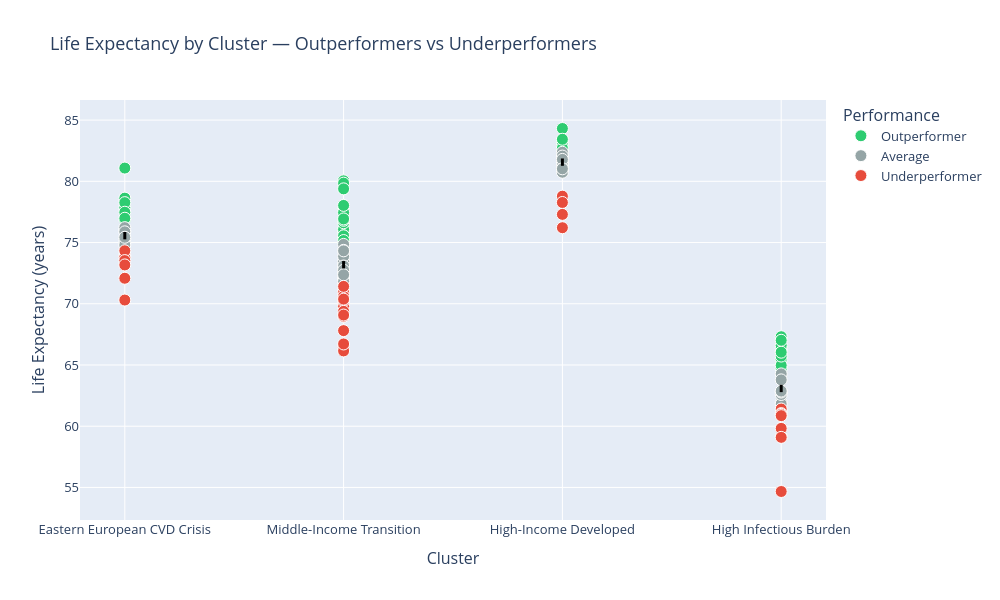

Notebook code cell kept with this figure:
### Code cell
# === VISUALISE: LE VS CLUSTER EXPECTED ===

fig = px.scatter(
    df_cluster_f,
    x='Cluster_Label', y=TARGET,
    color='Performance',
    hover_name='Country',
    hover_data=['Continent', 'LE_Residual'],
    color_discrete_map={
        'Outperformer':   '#2ecc71',
        'Average':        '#95a5a6',
        'Underperformer': '#e74c3c'
    },
    title='Life Expectancy by Cluster — Outperformers vs Underperformers',
    width=1000, height=600,
    category_orders={'Performance': ['Outperformer', 'Average', 'Underperformer']}
)

for cluster_id in sorted(df_cluster_f['Cluster'].unique()):
    label   = CLUSTER_LABELS[cluster_id]
    mean_le = cluster_stats.loc[cluster_id, 'mean']
    fig.add_shape(type='line', x0=label, x1=label,
                  y0=mean_le - 0.3, y1=mean_le + 0.3,
                  line=dict(color='black', width=3))

fig.update_traces(marker=dict(size=12, line=dict(width=1, color='white')))
fig.update_layout(xaxis_title='Cluster', yaxis_title='Life Expectancy (years)', font=dict(size=13))
fig.show()

### Figure 1 — Plotly figure (JSON) as saved in the notebook; plotly's stock layout.template omitted (floating-point values rounded to 4 significant figures)
{"data": [{"customdata": [["Europe", 3.06], ["Africa", 2.14], ["Oceania", 1.6], ["Europe", 1.34], ["South America", 1.84], ["South America", 6.85], ["Asia", 4.52], ["South America", 2.79], ["North America", 6.66], ["Europe", 2.28], ["South America", 2.57], ["Europe", 2.7], ["Africa", 2.36], ["Europe", 0.94], ["Europe", 5.52], ["Asia", 2.84], ["Asia", 1.08], ["Europe", 1.28], ["Asia", 2.75], ["Asia", 2.89], ["Asia", 4.26], ["Africa", 1.61], ["Asia", 2.36], ["Asia", 6.2], ["Europe", 1.13], ["Africa", 4.22], ["Asia", 3.03], ["Europe", 1.25], ["Asia", 3.31], ["North America", 4.84], ["South America", 2.36], ["Europe", 1.91], ["Africa", 3.52], ["Europe", 1.42], ["Africa", 1.89], ["Asia", 1.8], ["Europe", 1.37], ["Asia", 3.43], ["Europe", 1.13], ["Europe", 1.87], ["Africa", 2.64], ["Asia", 3.63], ["Africa", 1.98], ["Asia", 3.74], ["Africa", 2.96], ["Asia", 3.93]], "hovertemplate": "<b>%{hovertext}</b><br><br>Performance=Outperformer<br>Cluster_Label=%{x}<br>Life Expectancy=%{y}<br>Continent=%{customdata[0]}<br>LE_Residual=%{customdata[1]}<extra></extra>", "hovertext": ["Albania", "Algeria", "Australia", "Bosnia and Herzegovina", "Brazil", "Chile", "China", "Colombia", "Costa Rica", "Croatia", "Ecuador", "Estonia", "Ethiopia", "France", "Greece", "Iran", "Israel", "Italy", "Japan", "Jordan", "Lebanon", "Malawi", "Malaysia", "Maldives", "Malta", "Mauritania", "Myanmar", "Norway", "Pakistan", "Panama", "Peru", "Poland", "Rwanda", "Slovakia", "South Africa", "South Korea", "Spain", "Sri Lanka", "Sweden", "Switzerland", "Tanzania", "Thailand", "Tunisia", "Türkiye", "Uganda", "Yemen"], "legendgroup": "Outperformer", "marker": {"color": "#2ecc71", "line": {"color": "white", "width": 1}, "size": 12, "symbol": "circle"}, "mode": "markers", "name": "Outperformer", "orientation": "v", "showlegend": true, "type": "scatter", "x": ["Eastern European CVD Crisis", "Middle-Income Transition", "High-Income Developed", "Eastern European CVD Crisis", "Middle-Income Transition", "Middle-Income Transition", "Middle-Income Transition", "Middle-Income Transition", "Middle-Income Transition", "Eastern European CVD Crisis", "Middle-Income Transition", "Eastern European CVD Crisis", "High Infectious Burden", "High-Income Developed", "Eastern European CVD Crisis", "Middle-Income Transition", "High-Income Developed", "High-Income Developed", "High-Income Developed", "Middle-Income Transition", "Middle-Income Transition", "High Infectious Burden", "Middle-Income Transition", "Middle-Income Transition", "High-Income Developed", "High Infectious Burden", "High Infectious Burden", "High-Income Developed", "High Infectious Burden", "Middle-Income Transition", "Middle-Income Transition", "Eastern European CVD Crisis", "High Infectious Burden", "Eastern European CVD Crisis", "High Infectious Burden", "High-Income Developed", "High-Income Developed", "Middle-Income Transition", "High-Income Developed", "High-Income Developed", "High Infectious Burden", "Middle-Income Transition", "Middle-Income Transition", "Middle-Income Transition", "High Infectious Burden", "High Infectious Burden"], "xaxis": "x", "y": [78.63, 75.33, 83.17, 76.91, 75.03, 80.04, 77.71, 75.97, 79.85, 77.84, 75.75, 78.26, 65.45, 82.51, 81.08, 76.03, 82.65, 82.85, 84.31, 76.08, 77.45, 64.69, 75.55, 79.38, 82.7, 67.31, 66.12, 82.81, 66.4, 78.03, 75.55, 77.48, 66.61, 76.99, 64.97, 83.37, 82.93, 76.62, 82.7, 83.43, 65.73, 76.82, 75.16, 76.93, 66.05, 67.02], "yaxis": "y"}, {"customdata": [["Africa", -0.26], ["Europe", 0.08], ["Asia", -0.55], ["Asia", -1.03], ["Europe", -0.17], ["Asia", -1.25], ["Africa", -1.15], ["Africa", 1.66], ["North America", 0.39], ["Asia", -0.3], ["Europe", -0.3], ["North America", -0.05], ["Europe", 0.04], ["Europe", -0.63], ["Africa", 1.19], ["Africa", -1.27], ["North America", 0.7], ["North America", -1.54], ["Europe", 0.4], ["Europe", 0.81], ["Europe", 0.5], ["Asia", -0.54], ["Africa", -0.5], ["Europe", -0.61], ["Europe", -0.29], ["Europe", 0.07], ["Africa", 1.17], ["North America", 0.27], ["Europe", 0.65], ["Africa", 0.69], ["Africa", -0.3], ["Europe", 0.15], ["North America", -0.1], ["Europe", 0.31], ["South America", -0.45], ["Europe", 0.01], ["Europe", -0.76], ["Europe", -0.13], ["Africa", -0.91], ["Europe", -0.82], ["North America", -1], ["Asia", 0.22], ["Europe", -0.55], ["Asia", -1.36], ["South America", -0.82], ["Asia", 1.13], ["Africa", -0.22]], "hovertemplate": "<b>%{hovertext}</b><br><br>Performance=Average<br>Cluster_Label=%{x}<br>Life Expectancy=%{y}<br>Continent=%{customdata[0]}<br>LE_Residual=%{customdata[1]}<extra></extra>", "hovertext": ["Angola", "Austria", "Azerbaijan", "Bangladesh", "Belgium", "Bhutan", "Burundi", "Cabo Verde", "Canada", "Cyprus", "Denmark", "Dominican Republic", "Finland", "Germany", "Ghana", "Guinea-Bissau", "Haiti", "Honduras", "Hungary", "Iceland", "Ireland", "Kazakhstan", "Kenya", "Latvia", "Lithuania", "Luxembourg", "Mauritius", "Mexico", "Montenegro", "Morocco", "Namibia", "Netherlands", "Nicaragua", "North Macedonia", "Paraguay", "Portugal", "Romania", "Serbia", "Seychelles", "Slovenia", "St. Lucia", "United Arab Emirates", "United Kingdom", "Uzbekistan", "Venezuela", "Vietnam", "Zambia"], "legendgroup": "Average", "marker": {"color": "#95a5a6", "line": {"color": "white", "width": 1}, "size": 12, "symbol": "circle"}, "mode": "markers", "name": "Average", "orientation": "v", "showlegend": true, "type": "scatter", "x": ["High Infectious Burden", "High-Income Developed", "Middle-Income Transition", "Middle-Income Transition", "High-Income Developed", "Middle-Income Transition", "High Infectious Burden", "Middle-Income Transition", "High-Income Developed", "High-Income Developed", "High-Income Developed", "Middle-Income Transition", "High-Income Developed", "High-Income Developed", "High Infectious Burden", "High Infectious Burden", "High Infectious Burden", "Middle-Income Transition", "Eastern European CVD Crisis", "High-Income Developed", "High-Income Developed", "Middle-Income Transition", "High Infectious Burden", "Eastern European CVD Crisis", "Eastern European CVD Crisis", "High-Income Developed", "Middle-Income Transition", "Middle-Income Transition", "Eastern European CVD Crisis", "Middle-Income Transition", "High Infectious Burden", "High-Income Developed", "Middle-Income Transition", "Eastern European CVD Crisis", "Middle-Income Transition", "High-Income Developed", "Eastern European CVD Crisis", "Eastern European CVD Crisis", "Middle-Income Transition", "High-Income Developed", "Middle-Income Transition", "High-Income Developed", "High-Income Developed", "Middle-Income Transition", "Middle-Income Transition", "Middle-Income Transition", "High Infectious Burden"], "xaxis": "x", "y": [62.82, 81.65, 72.64, 72.16, 81.4, 71.94, 61.94, 74.85, 81.95, 81.27, 81.26, 73.14, 81.61, 80.94, 64.27, 61.82, 63.78, 71.65, 75.96, 82.37, 82.06, 72.65, 62.59, 74.95, 75.27, 81.64, 74.36, 73.46, 76.22, 73.88, 62.79, 81.71, 73.08, 75.87, 72.74, 81.58, 74.8, 75.43, 72.28, 80.74, 72.19, 81.79, 81.02, 71.82, 72.37, 74.32, 62.87], "yaxis": "y"}, {"customdata": [["South America", -5.36], ["Asia", -1.63], ["Europe", -1.77], ["South America", -6.74], ["Africa", -7.04], ["Europe", -1.24], ["Africa", -1.68], ["Europe", -2.78], ["Africa", -2.65], ["North America", -2.05], ["Africa", -3.91], ["Oceania", -6.47], ["Asia", -2.04], ["North America", -2.25], ["Asia", -3.03], ["Asia", -3.41], ["Asia", -2.57], ["North America", -1.77], ["Africa", -8.42], ["Africa", -2.06], ["Europe", -5.26], ["Asia", -2.94], ["Africa", -2.12], ["Asia", -4.21], ["Africa", -3.26], ["Asia", -3.81], ["Europe", -3.48], ["Africa", -5.38], ["Africa", -4], ["Asia", -4.11], ["Asia", -2.81], ["Europe", -2.39], ["North America", -3.3], ["South America", -4.27], ["Africa", -2.22]], "hovertemplate": "<b>%{hovertext}</b><br><br>Performance=Underperformer<br>Cluster_Label=%{x}<br>Life Expectancy=%{y}<br>Continent=%{customdata[0]}<br>LE_Residual=%{customdata[1]}<extra></extra>", "hovertext": ["Argentina", "Armenia", "Belarus", "Bolivia", "Botswana", "Bulgaria", "Cameroon", "Czechia", "Egypt", "El Salvador", "Eswatini", "Fiji", "Georgia", "Guatemala", "India", "Indonesia", "Iraq", "Jamaica", "Lesotho", "Liberia", "Moldova", "Mongolia", "Mozambique", "Nepal", "Niger", "Philippines", "Russia", "Sao Tome and Principe", "Sierra Leone", "Syria", "Tajikistan", "Ukraine", "United States", "Uruguay", "Zimbabwe"], "legendgroup": "Underperformer", "marker": {"color": "#e74c3c", "line": {"color": "white", "width": 1}, "size": 12, "symbol": "circle"}, "mode": "markers", "name": "Underperformer", "orientation": "v", "showlegend": true, "type": "scatter", "x": ["High-Income Developed", "Eastern European CVD Crisis", "Eastern European CVD Crisis", "Middle-Income Transition", "Middle-Income Transition", "Eastern European CVD Crisis", "High Infectious Burden", "High-Income Developed", "Middle-Income Transition", "Middle-Income Transition", "High Infectious Burden", "Middle-Income Transition", "Eastern European CVD Crisis", "Middle-Income Transition", "Middle-Income Transition", "Middle-Income Transition", "Middle-Income Transition", "Middle-Income Transition", "High Infectious Burden", "High Infectious Burden", "Eastern European CVD Crisis", "Middle-Income Transition", "High Infectious Burden", "Middle-Income Transition", "High Infectious Burden", "Middle-Income Transition", "Eastern European CVD Crisis", "Middle-Income Transition", "High Infectious Burden", "Middle-Income Transition", "Middle-Income Transition", "Eastern European CVD Crisis", "High-Income Developed", "High-Income Developed", "High Infectious Burden"], "xaxis": "x", "y": [76.21, 73.93, 73.79, 66.44, 66.15, 74.33, 61.4, 78.79, 70.54, 71.14, 59.17, 66.72, 73.53, 70.94, 70.16, 69.77, 70.61, 71.42, 54.67, 61.03, 70.3, 70.25, 60.97, 68.98, 59.82, 69.38, 72.08, 67.81, 59.09, 69.08, 70.38, 73.17, 78.27, 77.3, 60.86], "yaxis": "y"}], "layout": {"font": {"size": 13}, "height": 600, "legend": {"title": {"text": "Performance"}, "tracegroupgap": 0}, "shapes": [{"line": {"color": "black", "width": 3}, "type": "line", "x0": "High Infectious Burden", "x1": "High Infectious Burden", "y0": 62.79, "y1": 63.39}, {"line": {"color": "black", "width": 3}, "type": "line", "x0": "Middle-Income Transition", "x1": "Middle-Income Transition", "y0": 72.89, "y1": 73.49}, {"line": {"color": "black", "width": 3}, "type": "line", "x0": "High-Income Developed", "x1": "High-Income Developed", "y0": 81.27, "y1": 81.87}, {"line": {"color": "black", "width": 3}, "type": "line", "x0": "Eastern European CVD Crisis", "x1": "Eastern European CVD Crisis", "y0": 75.26, "y1": 75.86}], "title": {"text": "Life Expectancy by Cluster — Outperformers vs Underperformers"}, "width": 1000, "xaxis": {"anchor": "y", "domain": [0, 1], "title": {"text": "Cluster"}}, "yaxis": {"anchor": "x", "domain": [0, 1], "title": {"text": "Life Expectancy (years)"}}}}
